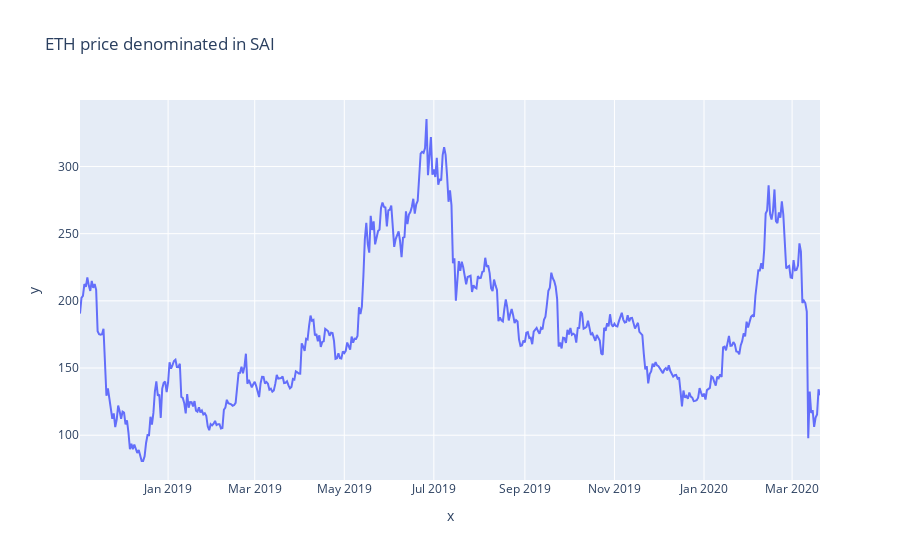

Notebook source saved alongside this figure:
### Code cell
fig = px.line(
    x=uniswap_daily.index,
    y=uniswap_daily.token_balance/uniswap_daily.eth_balance,
    title='ETH price denominated in SAI'
)
fig.show()

### Figure 1 — Plotly figure (JSON) as saved in the notebook; plotly's stock layout.template omitted (floating-point values rounded to 4 significant figures; data arrays with more than 128 entries replaced by an {"elided": "..."} marker saying what was removed)
{"data": [{"hovertemplate": "x=%{x}<br>y=%{y}<extra></extra>", "legendgroup": "", "line": {"color": "#636efa", "dash": "solid"}, "marker": {"symbol": "circle"}, "mode": "lines", "name": "", "orientation": "v", "showlegend": false, "type": "scatter", "x": {"elided": "505 str values"}, "xaxis": "x", "y": {"elided": "505 float values"}, "yaxis": "y"}], "layout": {"autosize": true, "legend": {"tracegroupgap": 0}, "title": {"text": "ETH price denominated in SAI"}, "xaxis": {"anchor": "y", "autorange": true, "domain": [0, 1], "range": ["2018-11-02", "2020-03-20"], "title": {"text": "x"}, "type": "date"}, "yaxis": {"anchor": "x", "autorange": true, "domain": [0, 1], "range": [66.69, 349.5], "title": {"text": "y"}, "type": "linear"}}}
